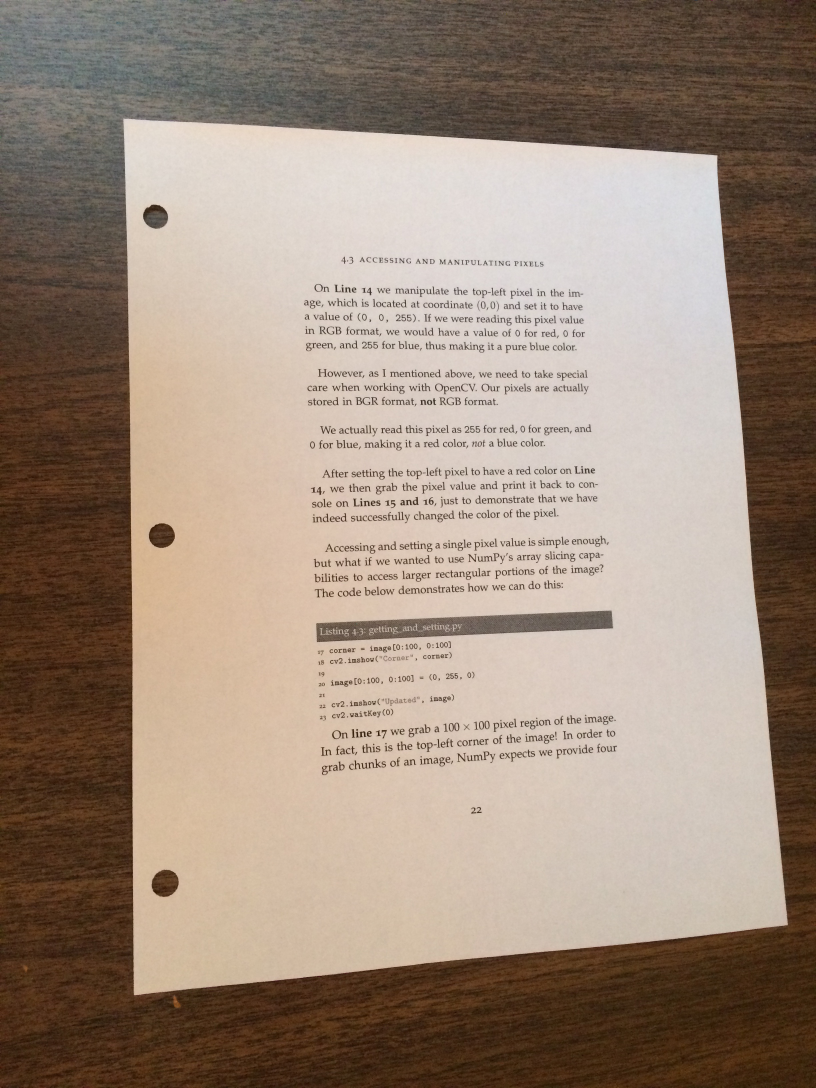
#> input picture Receipt_Scanner/page.jpg, 2448 x 3264 px (shown at 1/3 size)
$ python receipt_scanner.py --image page.jpg
#> lines starting #> are read from the running program, lines starting #| are printed output that depends on the picture; after the words box and inside, x2 and y2 are one past the last pixel; in counts of white or black regions, pixels touching at a corner belong together
### Receipt_Scanner/pyimagesearch/transform.py
# import the necessary packages
import numpy as np
import cv2

def order_points(pts):
	# initialzie a list of coordinates that will be ordered
	# such that the first entry in the list is the top-left,
	# the second entry is the top-right, the third is the
	# bottom-right, and the fourth is the bottom-left
	rect = np.zeros((4, 2), dtype = "float32")

	# the top-left point will have the smallest sum, whereas
	# the bottom-right point will have the largest sum
	s = pts.sum(axis = 1)
	rect[0] = pts[np.argmin(s)]
	rect[2] = pts[np.argmax(s)]

	# now, compute the difference between the points, the
	# top-right point will have the smallest difference,
	# whereas the bottom-left will have the largest difference
	diff = np.diff(pts, axis = 1)
	rect[1] = pts[np.argmin(diff)]
	rect[3] = pts[np.argmax(diff)]

	# return the ordered coordinates
	return rect

def four_point_transform(image, pts):
	# obtain a consistent order of the points and unpack them
	# individually
	rect = order_points(pts)
	(tl, tr, br, bl) = rect

	# compute the width of the new image, which will be the
	# maximum distance between bottom-right and bottom-left
	# x-coordiates or the top-right and top-left x-coordinates
	widthA = np.sqrt(((br[0] - bl[0]) ** 2) + ((br[1] - bl[1]) ** 2))
	widthB = np.sqrt(((tr[0] - tl[0]) ** 2) + ((tr[1] - tl[1]) ** 2))
	maxWidth = max(int(widthA), int(widthB))

	# compute the height of the new image, which will be the
	# maximum distance between the top-right and bottom-right
	# y-coordinates or the top-left and bottom-left y-coordinates
	heightA = np.sqrt(((tr[0] - br[0]) ** 2) + ((tr[1] - br[1]) ** 2))
	heightB = np.sqrt(((tl[0] - bl[0]) ** 2) + ((tl[1] - bl[1]) ** 2))
	maxHeight = max(int(heightA), int(heightB))

	# now that we have the dimensions of the new image, construct
	# the set of destination points to obtain a "birds eye view",
	# (i.e. top-down view) of the image, again specifying points
	# in the top-left, top-right, bottom-right, and bottom-left
	# order
	dst = np.array([
		[0, 0],
		[maxWidth - 1, 0],
		[maxWidth - 1, maxHeight - 1],
		[0, maxHeight - 1]], dtype = "float32")

	# compute the perspective transform matrix and then apply it
	M = cv2.getPerspectiveTransform(rect, dst)
	warped = cv2.warpPerspective(image, M, (maxWidth, maxHeight))

	# return the warped image
	return warped

### Receipt_Scanner/receipt_scanner.py
import numpy as np
import argparse
import cv2
import imutils
from pyimagesearch.transform import four_point_transform
from skimage.filters import threshold_local

ap=argparse.ArgumentParser()
ap.add_argument("-i", "--image", required=True,
                help="Image to be used as an input")
args=vars(ap.parse_args())

image=cv2.imread(args["image"])
#> image is the input picture: shape (3264, 2448, 3); mean B, G, R 123.7, 138.6, 156.7
ratio= image.shape[0]/500.0
#> ratio = 6.53
orig=image.copy()
image=imutils.resize(image,height=500)
#> image: shape (500, 375, 3)

gray=cv2.cvtColor(image,cv2.COLOR_BGR2GRAY)
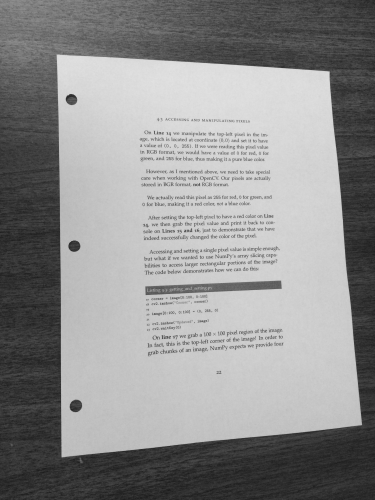
#> gray: shape (500, 375); min 28, max 225, mean 142.4
blurred=cv2.GaussianBlur(gray,(5,5), 0)
edged=cv2.Canny(gray,75,200)
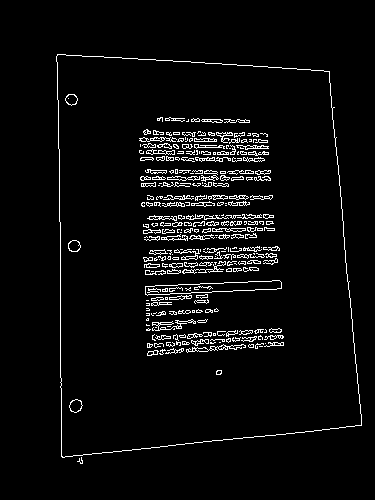
#> edged: shape (500, 375); 4.5% white in thin lines or dots, all inside (x1, y1, x2, y2) = (56, 54, 362, 464)

print("STEP 1: Edge Detection")
cv2.imshow("Original Size", orig)
cv2.imshow("Image", image)
cv2.imshow("Blurred", blurred)
cv2.imshow("Gray", gray)
cv2.imshow("Edged", edged)
cv2.waitKey()
cv2.destroyAllWindows()

cnts=cv2.findContours(edged.copy(),cv2.RETR_LIST,cv2.CHAIN_APPROX_SIMPLE)
#> cnts = 569 contours, 448 with area under 20; largest, box (x1, y1, x2, y2) and area: (56, 54, 362, 458) 108290, (56, 54, 362, 458) 108287, (145, 280, 282, 296) 1148, (145, 280, 282, 296) 1146, (69, 399, 83, 413) 124
cnts=imutils.grab_contours(cnts)
cnts=sorted(cnts, key= cv2.contourArea, reverse=True) [:5]
#> cnts = 5 contours; box (x1, y1, x2, y2) and area: (56, 54, 362, 458) 108290, (56, 54, 362, 458) 108287, (145, 280, 282, 296) 1148, (145, 280, 282, 296) 1146, (69, 399, 83, 413) 124

for c in cnts:
    peri = cv2.arcLength(c, True)
    approx = cv2.approxPolyDP(c, 0.02* peri,True)

    if len(approx)== 4:
        screenCnt= approx
        break
#> this loop made 1 pass
#> (peri, screenCnt) on pass 1: (1376.6, [[57, 54], [61, 456], [361, 425], [329, 71]])

print("STEP2:Find contours of the paper")
cv2.drawContours(image, [screenCnt], -1,(0,0,255), 2)
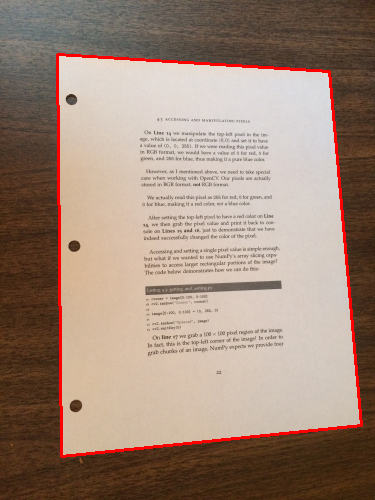
#> image: shape (500, 375, 3); mean B, G, R 121.3, 135.9, 159
cv2.imshow("Outline",image)
cv2.waitKey(0)

warped=four_point_transform(orig,screenCnt.reshape(4,2) *ratio)
#> in order_points, `s = pts.sum(axis = 1)`: s = [724.6, 3375, 5131, 2611.2]
#> in order_points, `diff = np.diff(pts, axis = 1)`: diff = [-19.58, 2578.6, 417.8, -1684.2]
#> in four_point_transform, `rect = order_points(pts)`: rect = [[372.1, 352.5], [2147.7, 463.5], [2356.6, 2774.4], [398.2, 2976.8]]
#> in four_point_transform, `(tl, tr, br, bl) = rect`: tl = [372.1, 352.5]; tr = [2147.7, 463.5]; br = [2356.6, 2774.4]; bl = [398.2, 2976.8]
#> in four_point_transform, `widthA = np.sqrt(((br[0] - bl[0]) ** 2) + ((br[1] - bl[1]) ** 2))`: widthA = 1968.8
#> in four_point_transform, `widthB = np.sqrt(((tr[0] - tl[0]) ** 2) + ((tr[1] - tl[1]) ** 2))`: widthB = 1779.1
#> in four_point_transform, `maxWidth = max(int(widthA), int(widthB))`: maxWidth = 1968
#> in four_point_transform, `heightA = np.sqrt(((tr[0] - br[0]) ** 2) + ((tr[1] - br[1]) ** 2))`: heightA = 2320.3
#> in four_point_transform, `heightB = np.sqrt(((tl[0] - bl[0]) ** 2) + ((tl[1] - bl[1]) ** 2))`: heightB = 2624.4
#> in four_point_transform, `maxHeight = max(int(heightA), int(heightB))`: maxHeight = 2624
#> in four_point_transform, `dst = np.array([ [0, 0], [maxWidth - 1, 0], [maxWidth - 1, maxHeight -..`: dst = [[0, 0], [1967, 0], [1967, 2623], [0, 2623]]
#> in four_point_transform, `M = cv2.getPerspectiveTransform(rect, dst)`: M = [[0.976, -0.00971, -359.8], [-0.0694, 1.11, -365.7], [-6.55e-05, 4.58e-05, 1]]

warped=cv2.cvtColor(warped,cv2.COLOR_BGR2GRAY)
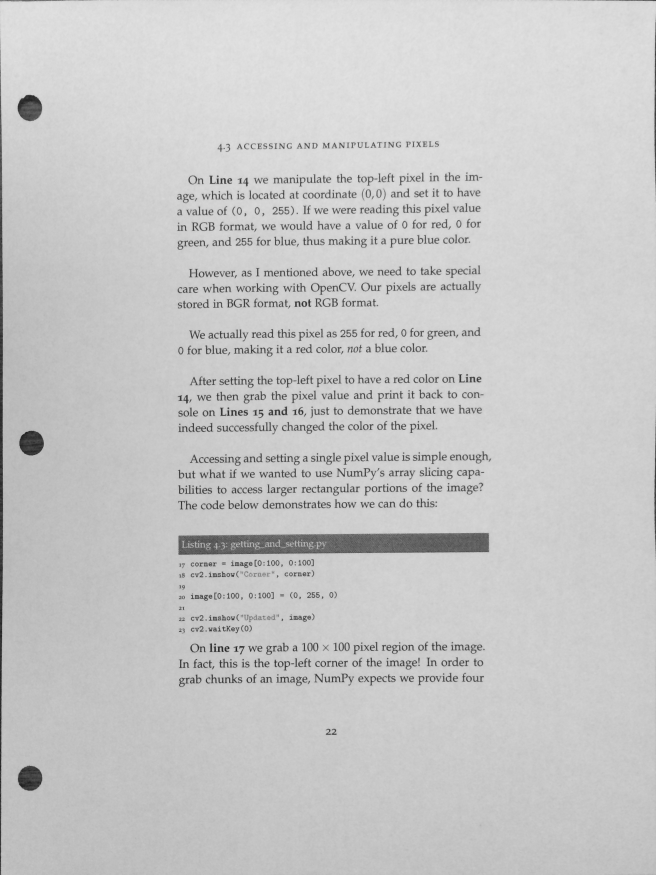
#> warped: shape (2624, 1968) (shown at 1/3 size); min 19, max 230, mean 199.5
T=threshold_local(warped, 11, offset=10, method="gaussian")
warped=(warped>T).astype("uint8") *255
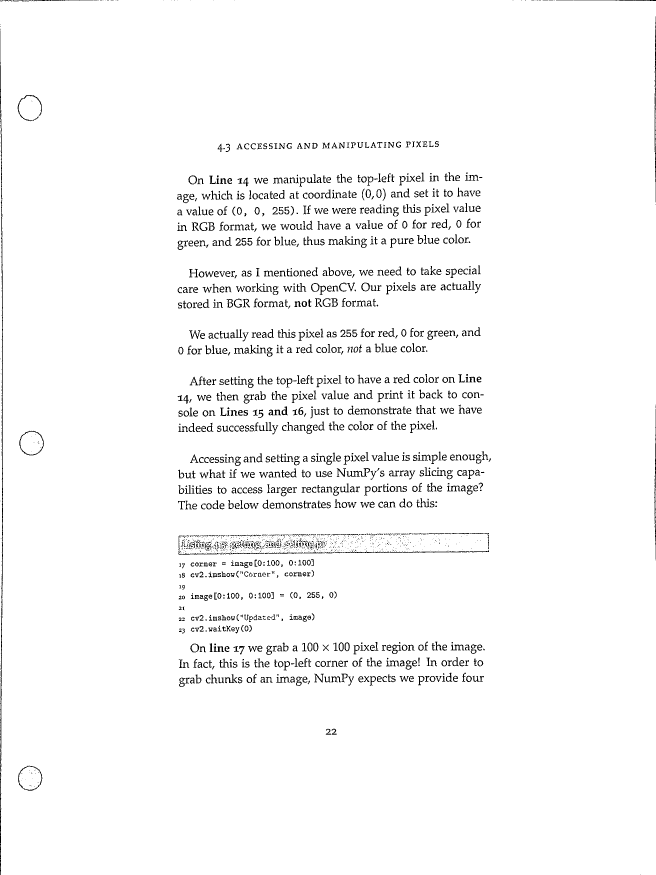
#> warped: shape (2624, 1968) (shown at 1/3 size); 97.1% white; black in thin lines or dots
warped=imutils.rotate_bound(warped,-90)
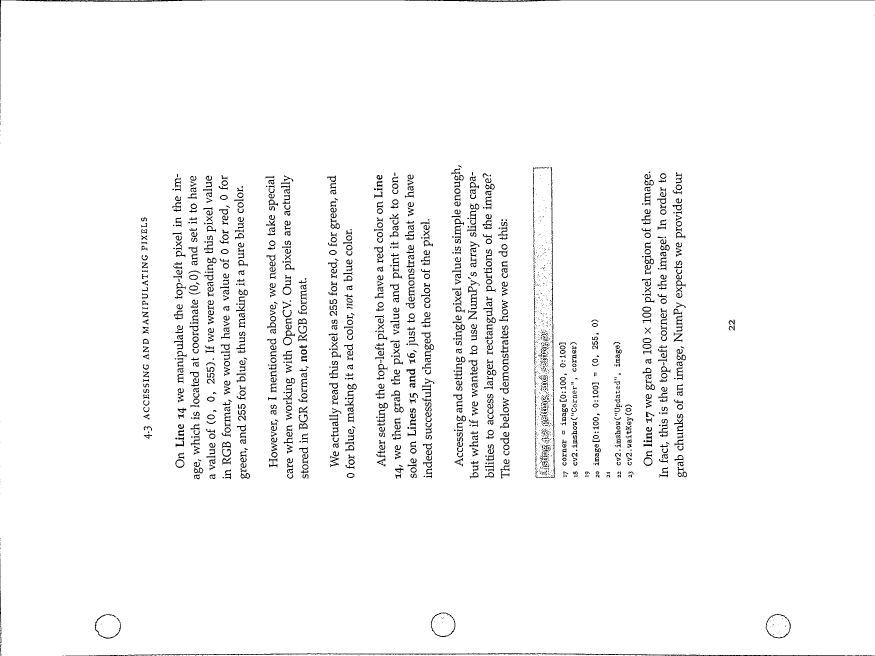
#> warped: shape (1968, 2624) (shown at 1/3 size); 97.1% white; black in thin lines or dots

print("STEP 3: Apply perspective transform")
cv2.imshow("Original", imutils.resize(orig, height = 650))
cv2.imshow("Scanned", imutils.resize(warped, height = 650))
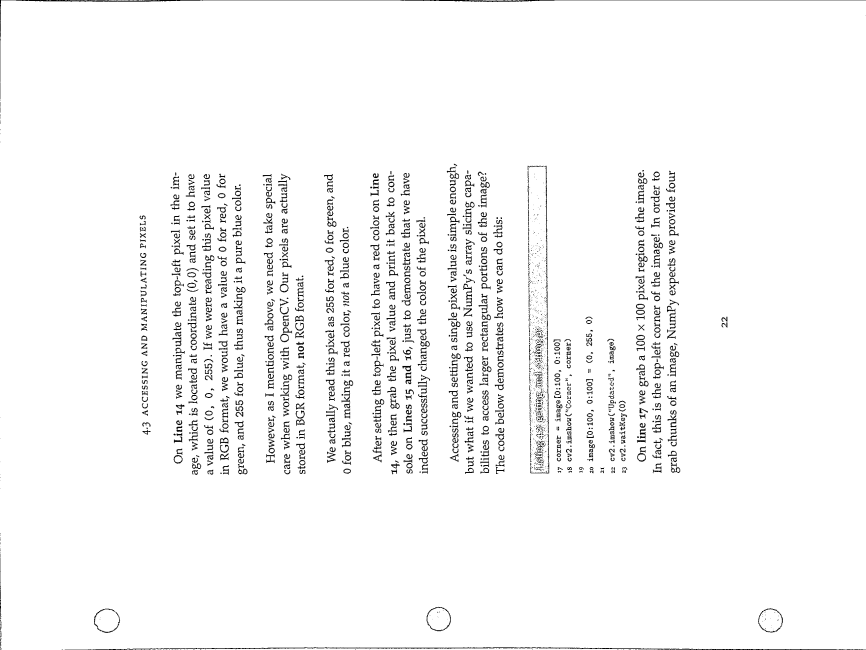
#> window 'Scanned': shape (650, 866); min 0, max 255, mean 247.6
cv2.waitKey(0)
